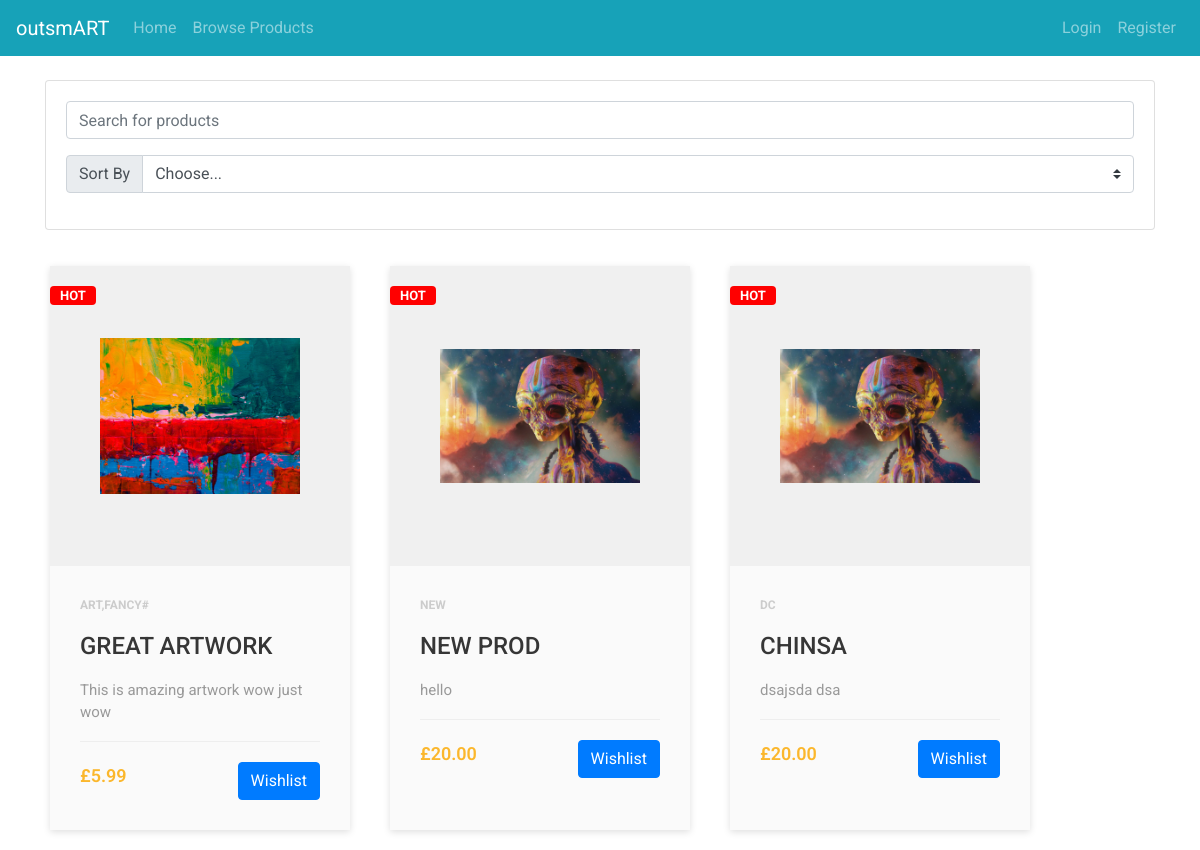
The page /products/browse_products on the database its author committed.
### products/models.py (models this page shows)
class ProductPost(models.Model):
    owner = models.ForeignKey(User, on_delete=models.CASCADE)
    title = models.CharField(max_length=100)
    summary = models.TextField(max_length=200,default="No Summary")
    descrip = models.TextField(max_length=10000)
    stock = models.IntegerField(default=0)
    tags = models.CharField(max_length=10000)
    image = models.FileField()
    created = models.DateTimeField(auto_now_add=True)
    price = models.DecimalField(max_digits=10, decimal_places=2)

### products/views.py (the view)
# urls.py: path('browse_products', views.browse_products, name='browse'),
def browse_products(request):
    context = {'products': ProductPost.objects.all()}
    return render(request,'products/browse.html',context)

### templates/products/browse.html (shortened to what this page needs)
{% extends 'base.html' %}
{% block content %}
<div class="card text-center mb-3">
  <div class="card-body">
    <input type="text" class="form-control mb-3" placeholder="Search for products" />
    <div class="input-group mb-3">
      <div class="input-group-prepend">
        <label class="input-group-text" for="inputGroupSelect01">Sort By</label>
      </div>
      <select class="custom-select" id="inputGroupSelect01">
        <option selected>Choose...</option>
      </select>
    </div>
  </div>
</div>
<div class="row">
{% for p in products %}
<div class="product-card">
  <div class="badge">Hot</div>
  <div class="product-tumb">
    <img src="{{p.image.url}}" alt="">
  </div>
  <div class="product-details">
    <span class="product-catagory">{{p.tags}}</span>
    <h4><a href="{% url 'products:detail' p.id %}">{{p.title}}</a></h4>
    <p>{{p.summary}}</p>
    <div class="product-bottom-details">
      <div class="product-price">£{{p.price}}</div>
      <div class="product-links">
        <button type="button" class="btn btn-primary">Wishlist</button>
      </div>
    </div>
  </div>
</div>
{% endfor %}
</div>
{% endblock %}

### templates/base.html (shortened to what this page needs)
{% load static %}
<!DOCTYPE html>
<html lang="en">
<head>
    <link rel="stylesheet" href="https://stackpath.bootstrapcdn.com/bootstrap/4.4.1/css/bootstrap.min.css">
    <link rel="stylesheet" href="{% static 'products/bootstrap-tagsinput.css' %}" type="text/css">
    <link rel="stylesheet" href="{% static 'products/style.css' %}" type="text/css">
</head>
<body>
    {% include 'partials/_navbar.html' %}
    <div class="container">
                {% block content %}{% endblock %}
    </div>
</body>
</html>

### templates/partials/_navbar.html (shortened to what this page needs)
<nav class="navbar navbar-expand-lg navbar-dark bg-info text-white mb-4">
    <a class="navbar-brand" href="#">outsmART</a>
    <div class="collapse navbar-collapse" id="navbarNavAltMarkup">
      <div class="navbar-nav">
        <a class="nav-item nav-link" href="{% url 'pages:index' %}">Home</a>
        <a class="nav-item nav-link" href="{% url 'products:browse' %}">Browse Products</a>
      </div>
    </div>
    {% if user.is_authenticated %}
    <div class="navbar-nav">
      <a class="nav-item nav-link" href="{% url 'account:logout' %}">Logout {{user.username}}</a>
    </div>
    {% else %}
    <div class="navbar-nav">
        <a class="nav-item nav-link" href="{% url 'account:login' %}">Login</a>
        <a class="nav-item nav-link" href="{% url 'account:signup' %}">Register</a>
    </div>
    {% endif %}
  </nav>

### static/products/style.css (style rules this page uses)
* { -webkit-box-sizing: border-box; box-sizing: border-box; margin: 0; padding: 0; }
body { font-family: 'Roboto', sans-serif; }
a { text-decoration: none; }
.product-card { width: 300px; position: relative; box-shadow: 0 2px 7px #dfdfdf; margin: 20px; background: #fafafa; }
.badge { position: absolute; left: 0; top: 20px; text-transform: uppercase; font-size: 13px; font-weight: 700; background: red; color: #fff; padding: 3px 10px; }
.product-tumb { display: flex; align-items: center; justify-content: center; height: 300px; padding: 50px; background: #f0f0f0; }
.product-tumb img { max-width: 100%; max-height: 100%; }
.product-details { padding: 30px; }
.product-catagory { display: block; font-size: 12px; font-weight: 700; text-transform: uppercase; color: #ccc; margin-bottom: 18px; }
.product-details h4 a { font-weight: 500; display: block; margin-bottom: 18px; text-transform: uppercase; color: #363636; text-decoration: none; transition: 0.3s; }
.product-details p { font-size: 15px; line-height: 22px; margin-bottom: 18px; color: #999; }
.product-bottom-details { overflow: hidden; border-top: 1px solid #eee; padding-top: 20px; }
.product-bottom-details div { float: left; width: 50%; }
.product-price { font-size: 18px; color: #fbb72c; font-weight: 600; }
.product-links { text-align: right; }

### rows shown on the page
ProductPost: image (picture), tags "ART,FANCY#", title "GREAT ARTWORK", summary "This is amazing artwork wow just wow", price "5.99"
ProductPost: image (picture), tags "NEW", title "NEW PROD", summary "hello", price "20.00"
ProductPost: image (picture), tags "DC", title "CHINSA", summary "dsajsda dsa", price "20.00"
